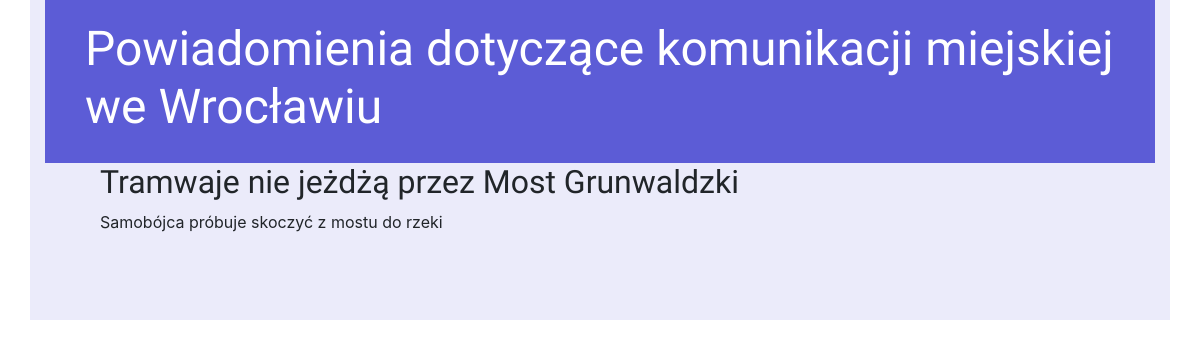
The app's page /post/3/, older data.
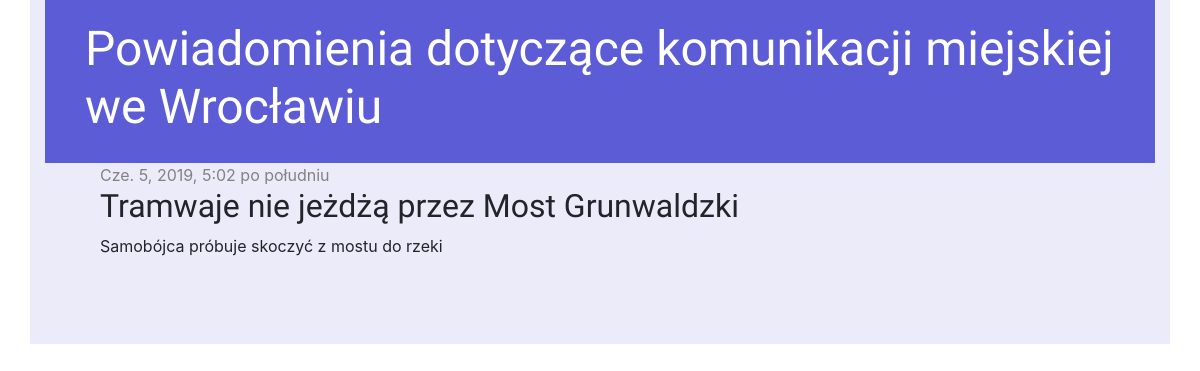
The same page, newer data.
### informant/models.py (models this page shows, shortened)
class Post(models.Model):
    author = models.ForeignKey('auth.User', on_delete=models.CASCADE)
    title = models.CharField(max_length=200)
    text = models.TextField()
    created_date = models.DateTimeField(
            default=timezone.now)
    published_date = models.DateTimeField(
            blank=True, null=True)

### informant/views.py (the view)
# urls.py: path('post/<int:pk>/', views.post_detail, name='post_detail'),
def post_detail(request, pk):
    post = get_object_or_404(Post, pk=pk)
    return render(request, 'informant/post_detail.html', {'post': post})

### informant/templates/informant/post_detail.html (shortened to what this page needs)
{% extends 'informant/base.html' %}
{% block content %}
    <div class="post">
        {% if post.published_date %}
            <div class="date">
                {{ post.published_date }}
            </div>
        {% endif %}
        <h2>{{ post.title }}
        </h2>
        <p>{{ post.text|linebreaksbr }}</p>
    </div>
{% endblock %}

Row changes from the older to the newer data that the page shows:
changed Post "Tramwaje nie jeżdżą przez Most Grunwaldzki": published_date (not shown) → "Cze. 5, 2019, 5:02 po południu"
